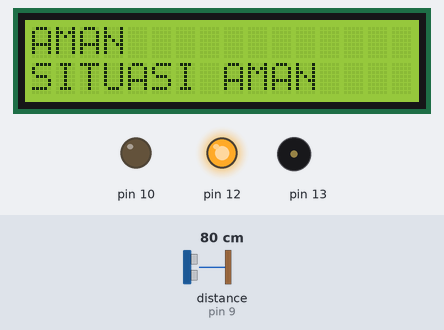
Recording of a sketch running on a simulated Arduino Uno, built with avr-gcc and run on an emulated ATmega328P. On the bench: 16×2 character LCD, output pins drawn as LEDs (lit = HIGH), buzzer (waves = sounding). Wiring (inferred from the names in the program): ultrasonic range finder: trigger pin 8; echo pin 9. The test bench sets the inputs (shaded band); at power-on: distance to the obstacle (sensor on pin 9) 80 cm. The echo pulse lasts 58.3 µs per cm; pins used as bus, display or sensor lines are not drawn; what the sketch prints to the serial monitor is not drawn.

Above: at 1.2 s.
1.3 s: distance to the obstacle (sensor on pin 9) set to 23 cm
2.8 s: distance to the obstacle (sensor on pin 9) set to 18 cm
At 3.7 s:
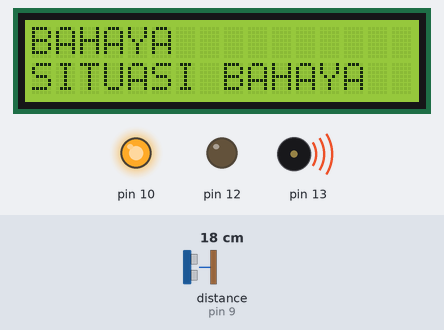
4.3 s: distance to the obstacle (sensor on pin 9) set to 35 cm
At 4.44 s:
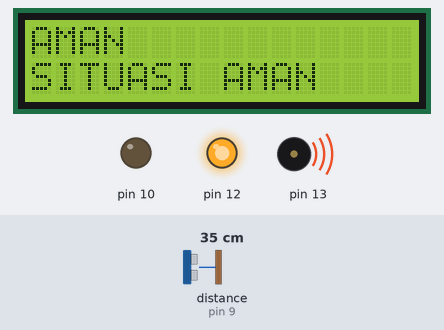
6.0 s: distance to the obstacle (sensor on pin 9) set to 2 cm
At 6.01 s:
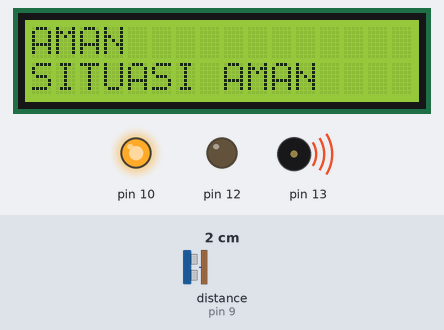
Timing chart, 0 to 8.5 s (numbered marks = the images above; inputs shaded):
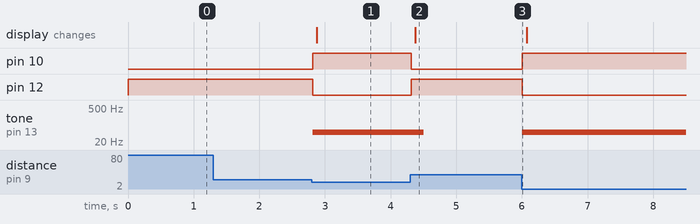

Measured:
- the behaviour switches between 21 and 20 cm on distance to the obstacle (sensor on pin 9) (found by bisection; images 0 and 1)
- after the input at 1.3 s, every drawn part: stays the same
- after the input at 2.8 s, pin 10: LOW → HIGH at once; pin 12: HIGH → LOW at once; tone on pin 13: silent → 50 Hz at once; the display: changes after 0.08 s (image 1)
- after the input at 4.3 s, pin 10: HIGH → LOW at once; pin 12: LOW → HIGH at once; tone on pin 13: 50 Hz → silent after 0.21 s; the display: changes after 0.08 s (image 2)
- after the input at 6.0 s, pin 10: LOW → HIGH at once; pin 12: HIGH → LOW at once; tone on pin 13: silent → 50 Hz at once

The sketch:

sensorkeamanan.ino
```cpp
#include <LiquidCrystal.h>

const int trigPin = 8;
const int echoPin = 9;
long duration;
double distance;
LiquidCrystal lcd(2,3,4,5,6,7);
int status = 0;
int statusbaru;

void setup(){
  pinMode(trigPin, OUTPUT);
  pinMode(echoPin, INPUT);
  Serial.begin(9600);
  pinMode(12,OUTPUT);
  pinMode(10,OUTPUT);
  matikan();
}

void loop(){
  digitalWrite(trigPin, LOW);
  delayMicroseconds(2);
  digitalWrite(trigPin, HIGH);
  delayMicroseconds(10);
  digitalWrite(trigPin, LOW);
  duration = pulseIn(echoPin, HIGH);
  distance= (duration/2)/29.154;
  Serial.println(distance);
  if(distance > 20){
    statusbaru = 0;
    if(status != statusbaru){
      matikan();
    }
  }else{
    bunyikan();
    statusbaru = 1;
    if(status != statusbaru){
      nyalakan();
    }
  }
  status = statusbaru;
}


void nyalakan(){
  digitalWrite(12,LOW);
  digitalWrite(10,HIGH);
  statusbaru = 1;
  tulisan("BAHAYA", "SITUASI BAHAYA");
}

void matikan(){
  digitalWrite(12,HIGH);
  digitalWrite(10,LOW);
  statusbaru = 0;
  tulisan("AMAN", "SITUASI AMAN");
}

void bunyikan(){
  tone(13,50,200);
}
void tulisan(String baris1, String baris2){
    lcd.begin(16,2);
    lcd.setCursor(0,0);
    lcd.print(baris1);
    lcd.setCursor(0,1);
    lcd.print(baris2);
}
```
